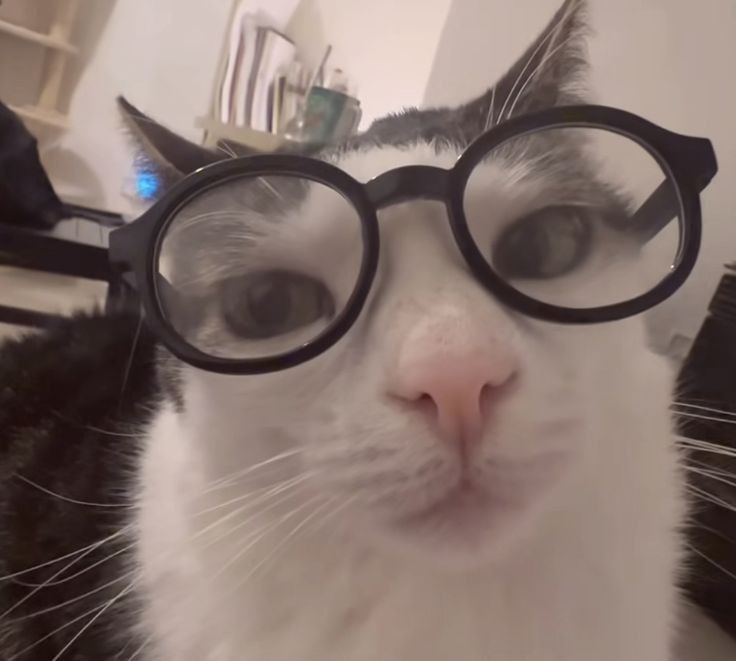
#> input picture 1_ImageProcessing/cat.jpg, 736 x 661 px
$ python -i filters.py   (imports and definitions only)   (older library calls are emulated)
#> lines starting #> are read from the running program, lines starting #| are printed output that depends on the picture; after the words box and inside, x2 and y2 are one past the last pixel; in counts of white or black regions, pixels touching at a corner belong together
#> further down, picture is the input picture: shape (661, 736, 3); mean B, G, R 107.8, 114, 131.7
import cv2
import numpy as np
import random

# [7 lines left out: function resize_img, not called in this run]

def convert_to_grayscale(img): #Через матричное умножение,
    if (img.shape)[2] == 1:
        return img
    grey_matrix = np.array([0.114,0.587,0.299]) #Матрица преобразования пикселя в серый цвет
    #(фактически серый цвет в BGR), то есть BGR схлопываем до числа [0,255] яркости пикселя
    return cv2.transform(img, grey_matrix) #Умножение каждого пикселя на матрицу преобразования - теперь каждый пиксель это число показатель яркости

# [6 lines left out: function calc_ksize, not called in this run]


def fade_color(img,extent = 1):
#> called with extent = 0.805
    if (extent < 0):
        print("Extent is lower than zero.")
        return img
    elif (extent == 0):
        return img
    factor = 0.8 * extent # Коэфф снижения контраста
    lift = 80 * extent  #поднятие черного
    M = np.array([#Используем афинное преобразование каждого пикселя B*factor + lift, G*factor + lift, R*factor + lift
    [factor, 0, 0],
    [0, factor, 0],
    [0, 0, factor]
], dtype=np.float32)
    res = cv2.transform(img,M) #Теперь домножаем каждый пиксель на матрицу преобразования
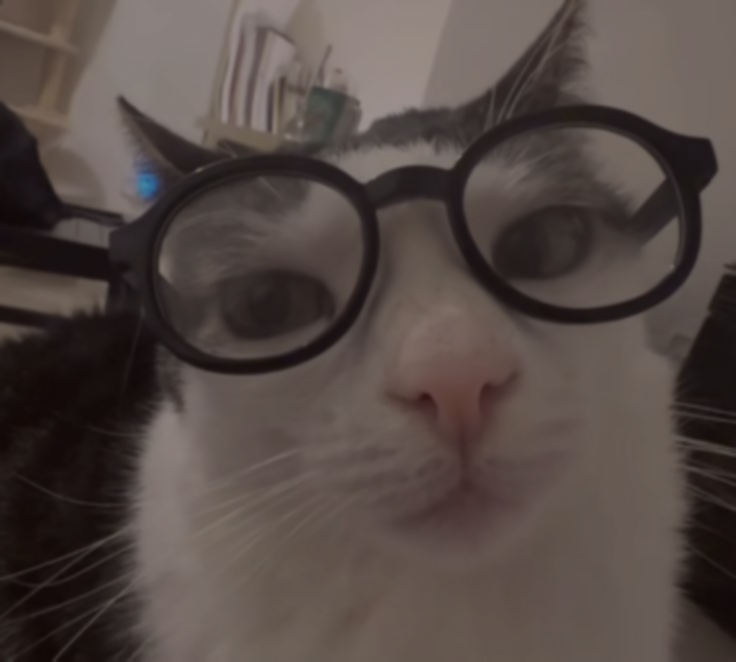
#> res: shape (662, 736, 3) float64; mean of channels 0, 1, 2 69.5, 73.5, 84.9; drawn as B, G, R
    res = cv2.add(res,lift)
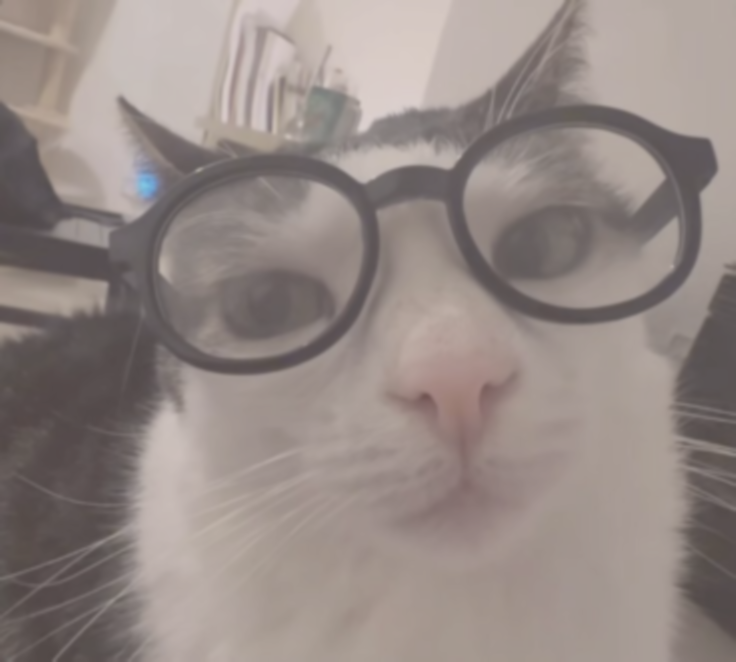
#> res: shape (662, 736, 3) float64; mean of channels 0, 1, 2 133.9, 137.9, 149.3; drawn as B, G, R
    return res

def calc_rand_lines(x, y, img):
    if (x - (img.shape[1]//4) <= 0):
        x_left = 0
    else:
        x_left = x - img.shape[1]//4

    if (y - (img.shape[1]//4) <= 0):
        y_left = 0
    else:
        y_left = y - img.shape[0]//4

    if (x + (img.shape[1]//4) > img.shape[1]):
        x_right = img.shape[1]
    else:
        x_right = x + img.shape[1]//4

    if (y + (img.shape[1]//4) > img.shape[0]):
        y_right = img.shape[0]
    else:
        y_right = y + img.shape[0]//4
    return (random.randint(x_left,x_right+1),random.randint(y_left,y_right+1))

def old_photography(img, extent = 0.8):
    res = fade_color(img.astype(np.float64),0.805)

    #Шум
    noise_matrix = np.random.randint( int(-30*extent), int(30*extent),res.shape,dtype=np.int16)
    res = cv2.add(res.astype(np.int16),noise_matrix) #В аргументах преобразуем исходную в signet int, чтобы избежать переполнения
    res = np.clip(res,0,255).astype(np.float64)

    #царапины и пятна
    sharp_mask = np.zeros(res.shape,dtype=np.float64)
    for i in range(0, int(extent*4)):
        x = res.shape[1]
        y = res.shape[0]
        a = (random.randint(0,x),random.randint(0,y))
        b = (calc_rand_lines(a[0], a[1], img))
        c = calc_rand_lines(b[0], b[1], img)

        pts = np.array([a, b, c], dtype=np.int32).reshape((-1, 1, 2))

        sharp_mask = cv2.polylines(sharp_mask, [pts], False, (255, 255, 255), 1)
#> this loop made 4 passes
#> pts on passes 1 to 4: [[394, 430], [230, 397], [307, 480]], [[414, 310], [474, 328], [588, 274]], [[516, 142], [476, 71], [340, 158]], [[256, 545], [433, 455], [407, 340]]
#> pass 1, in old_photography, `sharp_mask = cv2.polylines(sharp_mask, [pts], False, (255, 255, 255), 1)`:
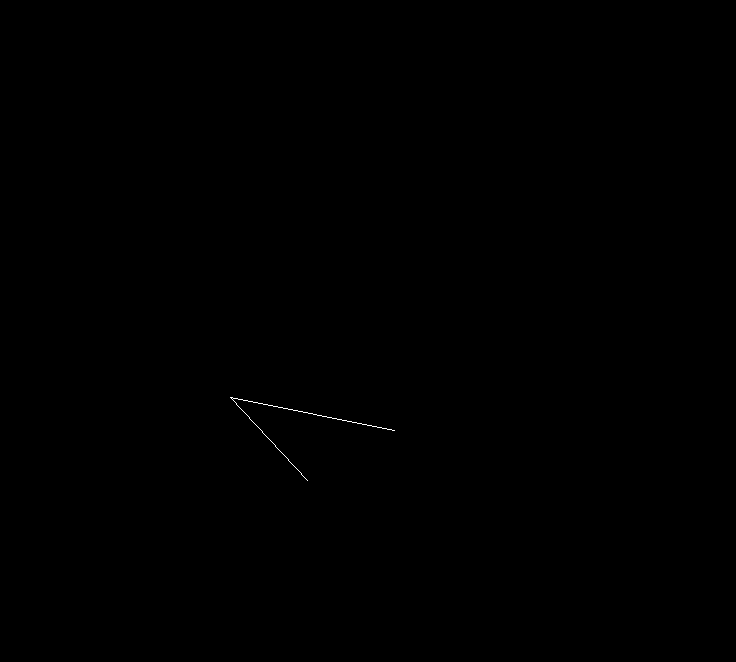
#> sharp_mask: shape (662, 736, 3) float64; 0.05% white in thin lines or dots, all inside (x1, y1, x2, y2) = (230, 397, 395, 481)
#> pass 3, in old_photography, `sharp_mask = cv2.polylines(sharp_mask, [pts], False, (255, 255, 255), 1)`:
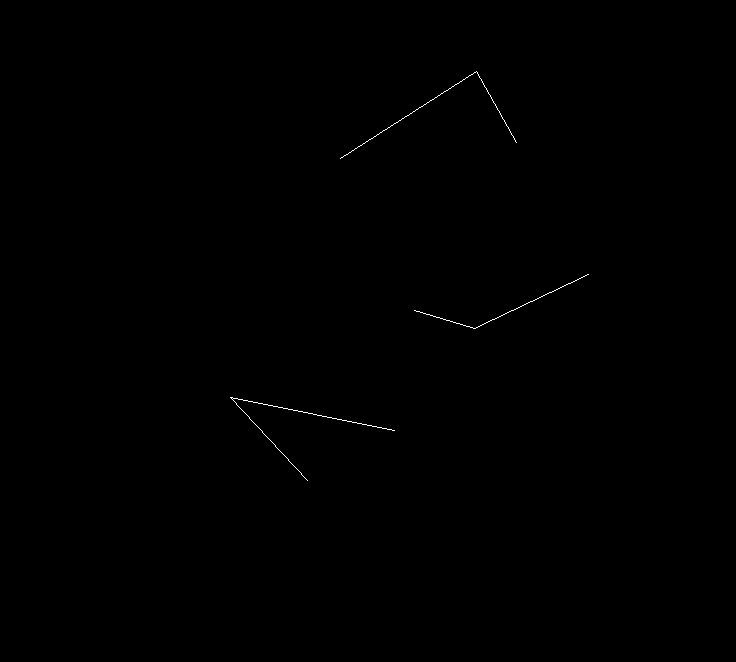
#> sharp_mask: shape (662, 736, 3) float64; 0.13% white in thin lines or dots, all inside (x1, y1, x2, y2) = (230, 71, 589, 481)
#> after the loop:
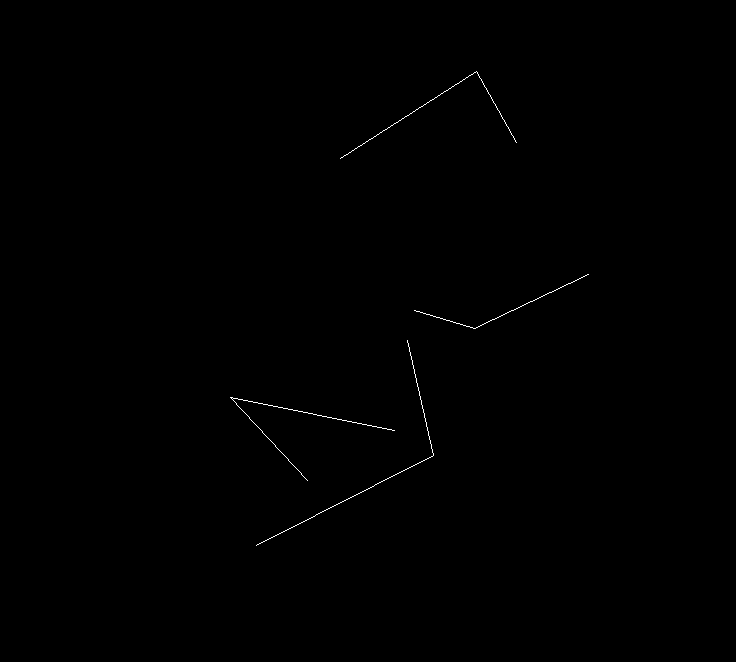
#> sharp_mask: shape (662, 736, 3) float64; 0.19% white in thin lines or dots, all inside (x1, y1, x2, y2) = (230, 71, 589, 546)

    for i in range(0,int(3*extent)):
        sharp_mask = cv2.circle(sharp_mask,(random.randint(0,res.shape[1]),random.randint(0,res.shape[0])),random.randint(0,res.shape[0]//4),(1,12,17),-1)

    sharp_mask = cv2.GaussianBlur(sharp_mask,(31,31),3.2,3.2)
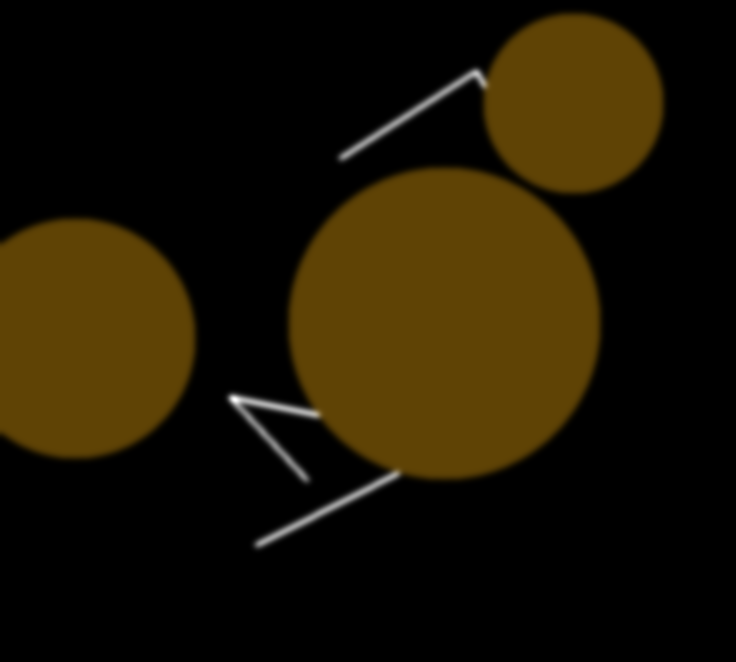
#> sharp_mask: shape (662, 736, 3) float64; mean of channels 0, 1, 2 0.5, 3.7, 5.2; drawn with min black and max white
    res = np.clip(cv2.add(res,sharp_mask),0.0,255.0)
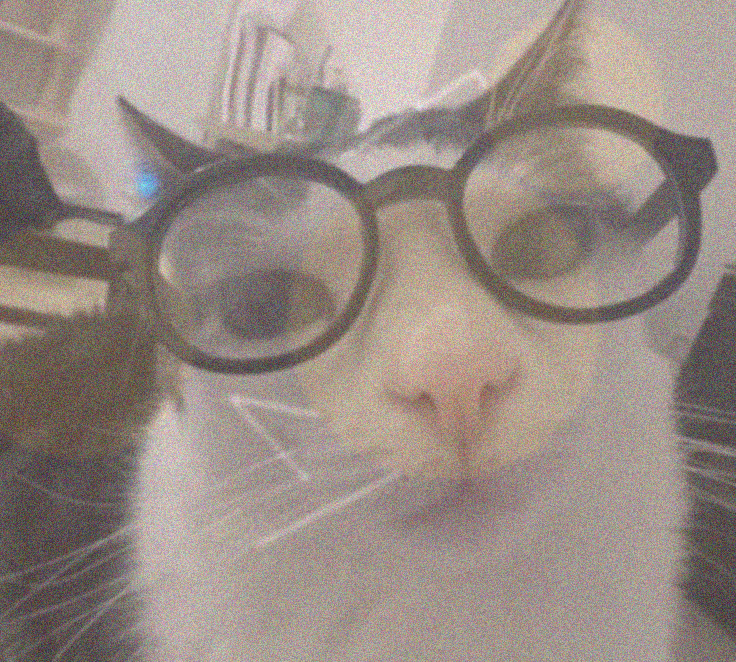
#> res: shape (662, 736, 3) float64; mean of channels 0, 1, 2 133.4, 140.6, 153.4; drawn as B, G, R

    return res.astype(np.uint8)

def antique_filter(img):
#Сначала сделаем изображение полутоновым
     res = img
     res = cv2.pyrDown(res)
     res = cv2.pyrUp(res) #Немного размываем изображение

     #Шум + царапины
     res = old_photography(res,1)


     #Эффект сепии
     res = convert_to_grayscale(res)
     bgr_matrix = np.array([[0.20],[0.75],[1.07]])
     res = cv2.transform(res, bgr_matrix) #Возвращаем обратно в BGR

     res= res.astype(np.float64) #float64 нужен из за дальнейшего сложения


     vinyet_mask = cv2.circle(np.zeros(res.shape),(res.shape[1]//2,res.shape[0]//2),res.shape[0]//2,(255,255,255),-1) #Черный экран с белым кругом по центру (маска для виньетки)
     vinyet_mask = cv2.GaussianBlur(vinyet_mask, calc_ksize(res),0) #Размываем круг чтобы сгладить его углы
     vinyet_mask = np.clip(vinyet_mask,0.0,255.0)/255.0# Приводим к значением от 0.0 до 1.0
     res *= vinyet_mask

     res = res.astype(np.uint8)
     return res


# [35 lines left out: functions mask, negative_film, neon_effect, not called in this run]

>>> import cv2
>>> picture = cv2.imread('cat.jpg')
#> (the run stopped early here; a loop or call above may not have finished)
